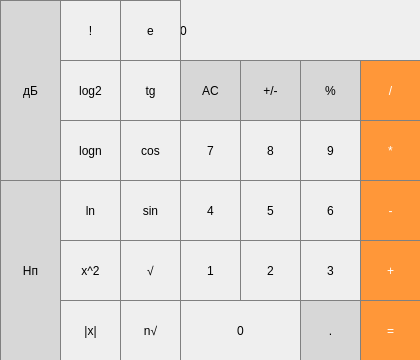
<?xml version="1.0" encoding="UTF-8"?>
<ui version="4.0">
 <class>MainWindow</class>
 <widget class="QMainWindow" name="MainWindow">
  <property name="geometry">
   <rect>
    <x>0</x>
    <y>0</y>
    <width>420</width>
    <height>360</height>
   </rect>
  </property>
  <property name="windowTitle">
   <string>MainWindow</string>
  </property>
  <widget class="QWidget" name="centralwidget">
   <widget class="QLabel" name="label">
    <property name="geometry">
     <rect>
      <x>180</x>
      <y>0</y>
      <width>241</width>
      <height>61</height>
     </rect>
    </property>
    <property name="styleSheet">
     <string notr="true">QLabel {
  qproperty-alignment: 'AlignVCenter | AlignRight';
  border: 1px solid gray;
}

background-color : white;</string>
    </property>
    <property name="text">
     <string>0</string>
    </property>
   </widget>
   <widget class="QPushButton" name="pushButton_ster">
    <property name="geometry">
     <rect>
      <x>180</x>
      <y>60</y>
      <width>61</width>
      <height>61</height>
     </rect>
    </property>
    <property name="styleSheet">
     <string notr="true">QPushButton {
  background-color: rgb(215, 215, 215);
  border: 1px solid gray;
}
QPushButton:pressed {
    background-color: qlineargradient(x1: 0, y1: 0, x2: 0, y2: 1,
                                      stop: 0 #BEBEBE, stop: 1 #D7D7D7);
}</string>
    </property>
    <property name="text">
     <string>AC</string>
    </property>
   </widget>
   <widget class="QPushButton" name="pushButton_plusmin">
    <property name="geometry">
     <rect>
      <x>240</x>
      <y>60</y>
      <width>61</width>
      <height>61</height>
     </rect>
    </property>
    <property name="styleSheet">
     <string notr="true">QPushButton {
  background-color: rgb(215, 215, 215);
  border: 1px solid gray;
}
QPushButton:pressed {
    background-color: qlineargradient(x1: 0, y1: 0, x2: 0, y2: 1,
                                      stop: 0 #BEBEBE, stop: 1 #D7D7D7);
}</string>
    </property>
    <property name="text">
     <string>+/-</string>
    </property>
   </widget>
   <widget class="QPushButton" name="pushButton_del">
    <property name="geometry">
     <rect>
      <x>360</x>
      <y>60</y>
      <width>61</width>
      <height>61</height>
     </rect>
    </property>
    <property name="styleSheet">
     <string notr="true">QPushButton {
  background-color: rgb(255, 151, 57);
  color: white; 
  border: 1px solid gray;
}

QPushButton:pressed {
    background-color: qlineargradient(x1: 0, y1: 0, x2: 0, y2: 1,
                                      stop: 0 #FF7832, stop: 1 #FF9739);
}</string>
    </property>
    <property name="text">
     <string>/</string>
    </property>
   </widget>
   <widget class="QPushButton" name="pushButton_proc">
    <property name="geometry">
     <rect>
      <x>300</x>
      <y>60</y>
      <width>61</width>
      <height>61</height>
     </rect>
    </property>
    <property name="styleSheet">
     <string notr="true">QPushButton {
  background-color: rgb(215, 215, 215);
  border: 1px solid gray;
}
QPushButton:pressed {
    background-color: qlineargradient(x1: 0, y1: 0, x2: 0, y2: 1,
                                      stop: 0 #BEBEBE, stop: 1 #D7D7D7);
}</string>
    </property>
    <property name="text">
     <string>%</string>
    </property>
   </widget>
   <widget class="QPushButton" name="pushButton_8">
    <property name="geometry">
     <rect>
      <x>240</x>
      <y>120</y>
      <width>61</width>
      <height>61</height>
     </rect>
    </property>
    <property name="styleSheet">
     <string notr="true">QPushButton {
border: 1px solid gray;
}
QPushButton:pressed {
background-collor: qlineargradient(x1: 0, x2: 0, y2: 1,
stop: 0 #dadbde, stop: 1 #f6ffa);
}
</string>
    </property>
    <property name="text">
     <string>8</string>
    </property>
   </widget>
   <widget class="QPushButton" name="pushButton_7">
    <property name="geometry">
     <rect>
      <x>180</x>
      <y>120</y>
      <width>61</width>
      <height>61</height>
     </rect>
    </property>
    <property name="styleSheet">
     <string notr="true">QPushButton {
border: 1px solid gray;
}
QPushButton:pressed {
background-collor: qlineargradient(x1: 0, x2: 0, y2: 1,
stop: 0 #dadbde, stop: 1 #f6ffa);
}
</string>
    </property>
    <property name="text">
     <string>7</string>
    </property>
   </widget>
   <widget class="QPushButton" name="pushButton_umn">
    <property name="geometry">
     <rect>
      <x>360</x>
      <y>120</y>
      <width>61</width>
      <height>61</height>
     </rect>
    </property>
    <property name="styleSheet">
     <string notr="true">QPushButton {
  background-color: rgb(255, 151, 57);
  color: white; 
  border: 1px solid gray;
}

QPushButton:pressed {
    background-color: qlineargradient(x1: 0, y1: 0, x2: 0, y2: 1,
                                      stop: 0 #FF7832, stop: 1 #FF9739);
}</string>
    </property>
    <property name="text">
     <string>*</string>
    </property>
   </widget>
   <widget class="QPushButton" name="pushButton_9">
    <property name="geometry">
     <rect>
      <x>300</x>
      <y>120</y>
      <width>61</width>
      <height>61</height>
     </rect>
    </property>
    <property name="styleSheet">
     <string notr="true">QPushButton {
border: 1px solid gray;
}
QPushButton:pressed {
background-collor: qlineargradient(x1: 0, x2: 0, y2: 1,
stop: 0 #dadbde, stop: 1 #f6ffa);
}
</string>
    </property>
    <property name="text">
     <string>9</string>
    </property>
   </widget>
   <widget class="QPushButton" name="pushButton_5">
    <property name="geometry">
     <rect>
      <x>240</x>
      <y>180</y>
      <width>61</width>
      <height>61</height>
     </rect>
    </property>
    <property name="styleSheet">
     <string notr="true">QPushButton {
border: 1px solid gray;
}
QPushButton:pressed {
background-collor: qlineargradient(x1: 0, x2: 0, y2: 1,
stop: 0 #dadbde, stop: 1 #f6ffa);
}
</string>
    </property>
    <property name="text">
     <string>5</string>
    </property>
   </widget>
   <widget class="QPushButton" name="pushButton_4">
    <property name="geometry">
     <rect>
      <x>180</x>
      <y>180</y>
      <width>61</width>
      <height>61</height>
     </rect>
    </property>
    <property name="styleSheet">
     <string notr="true">QPushButton {
border: 1px solid gray;
}
QPushButton:pressed {
background-collor: qlineargradient(x1: 0, x2: 0, y2: 1,
stop: 0 #dadbde, stop: 1 #f6ffa);
}
</string>
    </property>
    <property name="text">
     <string>4</string>
    </property>
   </widget>
   <widget class="QPushButton" name="pushButton_minus">
    <property name="geometry">
     <rect>
      <x>360</x>
      <y>180</y>
      <width>61</width>
      <height>61</height>
     </rect>
    </property>
    <property name="styleSheet">
     <string notr="true">QPushButton {
  background-color: rgb(255, 151, 57);
  color: white; 
  border: 1px solid gray;
}

QPushButton:pressed {
    background-color: qlineargradient(x1: 0, y1: 0, x2: 0, y2: 1,
                                      stop: 0 #FF7832, stop: 1 #FF9739);
}</string>
    </property>
    <property name="text">
     <string>-</string>
    </property>
   </widget>
   <widget class="QPushButton" name="pushButton_2">
    <property name="geometry">
     <rect>
      <x>240</x>
      <y>240</y>
      <width>61</width>
      <height>61</height>
     </rect>
    </property>
    <property name="styleSheet">
     <string notr="true">QPushButton {
border: 1px solid gray;
}
QPushButton:pressed {
background-collor: qlineargradient(x1: 0, x2: 0, y2: 1,
stop: 0 #dadbde, stop: 1 #f6ffa);
}
</string>
    </property>
    <property name="text">
     <string>2</string>
    </property>
   </widget>
   <widget class="QPushButton" name="pushButton_1">
    <property name="geometry">
     <rect>
      <x>180</x>
      <y>240</y>
      <width>61</width>
      <height>61</height>
     </rect>
    </property>
    <property name="styleSheet">
     <string notr="true">QPushButton {
border: 1px solid gray;
}
QPushButton:pressed {
background-collor: qlineargradient(x1: 0, x2: 0, y2: 1,
stop: 0 #dadbde, stop: 1 #f6ffa);
}
</string>
    </property>
    <property name="text">
     <string>1</string>
    </property>
   </widget>
   <widget class="QPushButton" name="pushButton_3">
    <property name="geometry">
     <rect>
      <x>300</x>
      <y>240</y>
      <width>61</width>
      <height>61</height>
     </rect>
    </property>
    <property name="styleSheet">
     <string notr="true">QPushButton {
border: 1px solid gray;
}
QPushButton:pressed {
background-collor: qlineargradient(x1: 0, x2: 0, y2: 1,
stop: 0 #dadbde, stop: 1 #f6ffa);
}
</string>
    </property>
    <property name="text">
     <string>3</string>
    </property>
   </widget>
   <widget class="QPushButton" name="pushButton_plus">
    <property name="geometry">
     <rect>
      <x>360</x>
      <y>240</y>
      <width>61</width>
      <height>61</height>
     </rect>
    </property>
    <property name="styleSheet">
     <string notr="true">QPushButton {
  background-color: rgb(255, 151, 57);
  color: white; 
  border: 1px solid gray;
}

QPushButton:pressed {
    background-color: qlineargradient(x1: 0, y1: 0, x2: 0, y2: 1,
                                      stop: 0 #FF7832, stop: 1 #FF9739);
}</string>
    </property>
    <property name="text">
     <string>+</string>
    </property>
   </widget>
   <widget class="QPushButton" name="pushButton_6">
    <property name="geometry">
     <rect>
      <x>300</x>
      <y>180</y>
      <width>61</width>
      <height>61</height>
     </rect>
    </property>
    <property name="styleSheet">
     <string notr="true">QPushButton {
border: 1px solid gray;
}
QPushButton:pressed {
background-collor: qlineargradient(x1: 0, x2: 0, y2: 1,
stop: 0 #dadbde, stop: 1 #f6ffa);
}
</string>
    </property>
    <property name="text">
     <string>6</string>
    </property>
   </widget>
   <widget class="QPushButton" name="pushButton_rav">
    <property name="geometry">
     <rect>
      <x>360</x>
      <y>300</y>
      <width>61</width>
      <height>61</height>
     </rect>
    </property>
    <property name="styleSheet">
     <string notr="true">QPushButton {
  background-color: rgb(255, 151, 57);
  color: white; 
  border: 1px solid gray;
}

QPushButton:pressed {
    background-color: qlineargradient(x1: 0, y1: 0, x2: 0, y2: 1,
                                      stop: 0 #FF7832, stop: 1 #FF9739);
}</string>
    </property>
    <property name="text">
     <string>=</string>
    </property>
   </widget>
   <widget class="QPushButton" name="pushButton_0">
    <property name="geometry">
     <rect>
      <x>180</x>
      <y>300</y>
      <width>121</width>
      <height>61</height>
     </rect>
    </property>
    <property name="styleSheet">
     <string notr="true">QPushButton {
border: 1px solid gray;
}
QPushButton:pressed {
background-collor: qlineargradient(x1: 0, x2: 0, y2: 1,
stop: 0 #dadbde, stop: 1 #f6ffa);
}
</string>
    </property>
    <property name="text">
     <string>0</string>
    </property>
   </widget>
   <widget class="QPushButton" name="pushButton_dot">
    <property name="geometry">
     <rect>
      <x>300</x>
      <y>300</y>
      <width>61</width>
      <height>61</height>
     </rect>
    </property>
    <property name="styleSheet">
     <string notr="true">QPushButton {
  background-color: rgb(215, 215, 215);
  border: 1px solid gray;
}
QPushButton:pressed {
    background-color: qlineargradient(x1: 0, y1: 0, x2: 0, y2: 1,
                                      stop: 0 #BEBEBE, stop: 1 #D7D7D7);
}</string>
    </property>
    <property name="text">
     <string>.</string>
    </property>
   </widget>
   <widget class="QPushButton" name="pushButton_sin">
    <property name="geometry">
     <rect>
      <x>120</x>
      <y>180</y>
      <width>61</width>
      <height>61</height>
     </rect>
    </property>
    <property name="styleSheet">
     <string notr="true">QPushButton {
border: 1px solid gray;
}
QPushButton:pressed {
background-collor: qlineargradient(x1: 0, x2: 0, y2: 1,
stop: 0 #dadbde, stop: 1 #f6ffa);
}
</string>
    </property>
    <property name="text">
     <string>sin</string>
    </property>
   </widget>
   <widget class="QPushButton" name="pushButton_cos">
    <property name="geometry">
     <rect>
      <x>120</x>
      <y>120</y>
      <width>61</width>
      <height>61</height>
     </rect>
    </property>
    <property name="styleSheet">
     <string notr="true">QPushButton {
border: 1px solid gray;
}
QPushButton:pressed {
background-collor: qlineargradient(x1: 0, x2: 0, y2: 1,
stop: 0 #dadbde, stop: 1 #f6ffa);
}
</string>
    </property>
    <property name="text">
     <string>cos</string>
    </property>
   </widget>
   <widget class="QPushButton" name="pushButton_tg">
    <property name="geometry">
     <rect>
      <x>120</x>
      <y>60</y>
      <width>61</width>
      <height>61</height>
     </rect>
    </property>
    <property name="styleSheet">
     <string notr="true">QPushButton {
border: 1px solid gray;
}
QPushButton:pressed {
background-collor: qlineargradient(x1: 0, x2: 0, y2: 1,
stop: 0 #dadbde, stop: 1 #f6ffa);
}
</string>
    </property>
    <property name="text">
     <string>tg</string>
    </property>
   </widget>
   <widget class="QPushButton" name="pushButton_mod">
    <property name="geometry">
     <rect>
      <x>60</x>
      <y>300</y>
      <width>61</width>
      <height>61</height>
     </rect>
    </property>
    <property name="styleSheet">
     <string notr="true">QPushButton {
border: 1px solid gray;
}
QPushButton:pressed {
background-collor: qlineargradient(x1: 0, x2: 0, y2: 1,
stop: 0 #dadbde, stop: 1 #f6ffa);
}
</string>
    </property>
    <property name="text">
     <string>|x|</string>
    </property>
   </widget>
   <widget class="QPushButton" name="pushButton_nkor">
    <property name="geometry">
     <rect>
      <x>120</x>
      <y>300</y>
      <width>61</width>
      <height>61</height>
     </rect>
    </property>
    <property name="styleSheet">
     <string notr="true">QPushButton {
border: 1px solid gray;
}
QPushButton:pressed {
background-collor: qlineargradient(x1: 0, x2: 0, y2: 1,
stop: 0 #dadbde, stop: 1 #f6ffa);
}
</string>
    </property>
    <property name="text">
     <string>n√</string>
    </property>
   </widget>
   <widget class="QPushButton" name="pushButton_fact">
    <property name="geometry">
     <rect>
      <x>60</x>
      <y>0</y>
      <width>61</width>
      <height>61</height>
     </rect>
    </property>
    <property name="styleSheet">
     <string notr="true">QPushButton {
border: 1px solid gray;
}
QPushButton:pressed {
background-collor: qlineargradient(x1: 0, x2: 0, y2: 1,
stop: 0 #dadbde, stop: 1 #f6ffa);
}
</string>
    </property>
    <property name="text">
     <string>!</string>
    </property>
   </widget>
   <widget class="QPushButton" name="pushButton_log2">
    <property name="geometry">
     <rect>
      <x>60</x>
      <y>60</y>
      <width>61</width>
      <height>61</height>
     </rect>
    </property>
    <property name="styleSheet">
     <string notr="true">QPushButton {
border: 1px solid gray;
}
QPushButton:pressed {
background-collor: qlineargradient(x1: 0, x2: 0, y2: 1,
stop: 0 #dadbde, stop: 1 #f6ffa);
}
</string>
    </property>
    <property name="text">
     <string>log2</string>
    </property>
   </widget>
   <widget class="QPushButton" name="pushButton_kor">
    <property name="geometry">
     <rect>
      <x>120</x>
      <y>240</y>
      <width>61</width>
      <height>61</height>
     </rect>
    </property>
    <property name="styleSheet">
     <string notr="true">QPushButton {
border: 1px solid gray;
}
QPushButton:pressed {
background-collor: qlineargradient(x1: 0, x2: 0, y2: 1,
stop: 0 #dadbde, stop: 1 #f6ffa);
}
</string>
    </property>
    <property name="text">
     <string>√</string>
    </property>
   </widget>
   <widget class="QPushButton" name="pushButton_ln">
    <property name="geometry">
     <rect>
      <x>60</x>
      <y>180</y>
      <width>61</width>
      <height>61</height>
     </rect>
    </property>
    <property name="styleSheet">
     <string notr="true">QPushButton {
border: 1px solid gray;
}
QPushButton:pressed {
background-collor: qlineargradient(x1: 0, x2: 0, y2: 1,
stop: 0 #dadbde, stop: 1 #f6ffa);
}
</string>
    </property>
    <property name="text">
     <string>ln</string>
    </property>
   </widget>
   <widget class="QPushButton" name="pushButton_20">
    <property name="geometry">
     <rect>
      <x>840</x>
      <y>420</y>
      <width>61</width>
      <height>61</height>
     </rect>
    </property>
    <property name="styleSheet">
     <string notr="true">QPushButton {
border: 1px solid gray;
}
QPushButton:pressed {
background-collor: qlineargradient(x1: 0, x2: 0, y2: 1,
stop: 0 #dadbde, stop: 1 #f6ffa);
}
</string>
    </property>
    <property name="text">
     <string>e</string>
    </property>
   </widget>
   <widget class="QPushButton" name="pushButton_vkv">
    <property name="geometry">
     <rect>
      <x>60</x>
      <y>240</y>
      <width>61</width>
      <height>61</height>
     </rect>
    </property>
    <property name="styleSheet">
     <string notr="true">QPushButton {
border: 1px solid gray;
}
QPushButton:pressed {
background-collor: qlineargradient(x1: 0, x2: 0, y2: 1,
stop: 0 #dadbde, stop: 1 #f6ffa);
}
</string>
    </property>
    <property name="text">
     <string>x^2</string>
    </property>
   </widget>
   <widget class="QPushButton" name="pushButton_e">
    <property name="geometry">
     <rect>
      <x>120</x>
      <y>0</y>
      <width>61</width>
      <height>61</height>
     </rect>
    </property>
    <property name="styleSheet">
     <string notr="true">QPushButton {
border: 1px solid gray;
}
QPushButton:pressed {
background-collor: qlineargradient(x1: 0, x2: 0, y2: 1,
stop: 0 #dadbde, stop: 1 #f6ffa);
}
</string>
    </property>
    <property name="text">
     <string>e</string>
    </property>
   </widget>
   <widget class="QPushButton" name="pushButton_logn">
    <property name="geometry">
     <rect>
      <x>60</x>
      <y>120</y>
      <width>61</width>
      <height>61</height>
     </rect>
    </property>
    <property name="styleSheet">
     <string notr="true">QPushButton {
border: 1px solid gray;
}
QPushButton:pressed {
background-collor: qlineargradient(x1: 0, x2: 0, y2: 1,
stop: 0 #dadbde, stop: 1 #f6ffa);
}
</string>
    </property>
    <property name="text">
     <string>logn</string>
    </property>
   </widget>
   <widget class="QPushButton" name="pushButton_dB">
    <property name="geometry">
     <rect>
      <x>0</x>
      <y>0</y>
      <width>61</width>
      <height>181</height>
     </rect>
    </property>
    <property name="styleSheet">
     <string notr="true">QPushButton {
  background-color: rgb(215, 215, 215);
  border: 1px solid gray;
}
QPushButton:pressed {
    background-color: qlineargradient(x1: 0, y1: 0, x2: 0, y2: 1,
                                      stop: 0 #BEBEBE, stop: 1 #D7D7D7);
}</string>
    </property>
    <property name="text">
     <string>дБ</string>
    </property>
   </widget>
   <widget class="QPushButton" name="pushButton_Np">
    <property name="geometry">
     <rect>
      <x>0</x>
      <y>180</y>
      <width>61</width>
      <height>181</height>
     </rect>
    </property>
    <property name="styleSheet">
     <string notr="true">QPushButton {
  background-color: rgb(215, 215, 215);
  border: 1px solid gray;
}
QPushButton:pressed {
    background-color: qlineargradient(x1: 0, y1: 0, x2: 0, y2: 1,
                                      stop: 0 #BEBEBE, stop: 1 #D7D7D7);
}</string>
    </property>
    <property name="text">
     <string>Нп</string>
    </property>
   </widget>
  </widget>
 </widget>
 <resources/>
 <connections/>
</ui>
